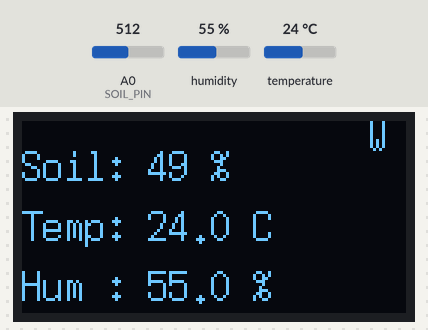
The sketch below on a simulated Arduino Uno R4 WiFi. On the bench: 128×64 one-colour display. The inputs (shaded band) are chosen by the test bench; at power-on: humidity 55 %, A0 (SOIL_PIN) = 512, temperature 24 °C. WiFi joins after 1.5 s; servers stay silent unless stated; uploads are accepted with an empty reply; what the sketch prints to the serial monitor is not drawn.

Above: at 17.8 s.
17.9 s: humidity set to 22 %
At 22.8 s:
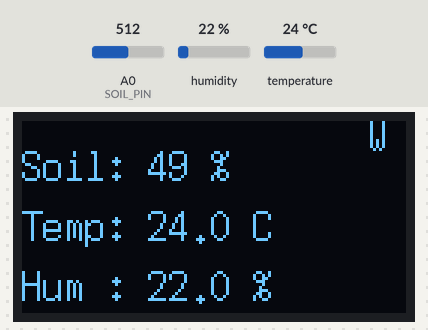
23.1 s: A0 (SOIL_PIN) set to 716
At 27.8 s:
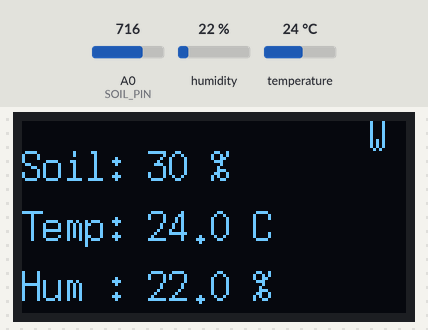
28.1 s: temperature set to 12 °C
At 32.8 s:
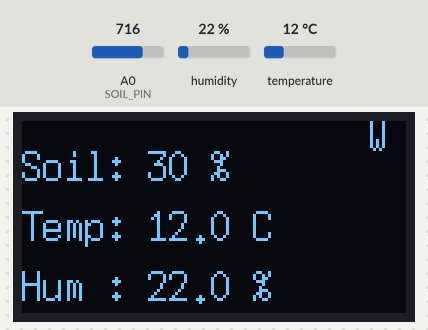
33.1 s: A0 (SOIL_PIN) set to 900
At 37.8 s:
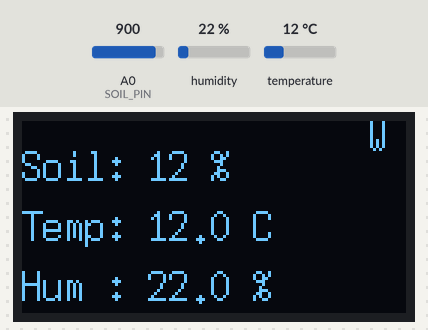
38.1 s: humidity set to 40 %
At 42.8 s:
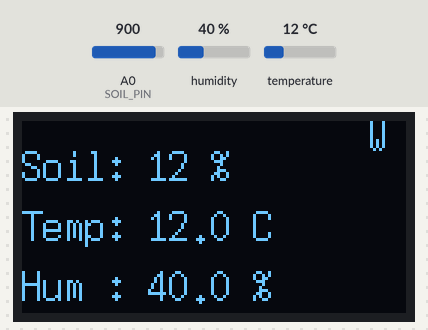
43.1 s: A0 (SOIL_PIN) set to 1023
At 47.8 s:
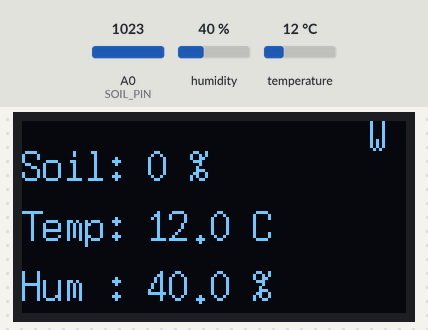
Timing chart, 0 to 49.1 s (numbered marks = the images above; inputs shaded):
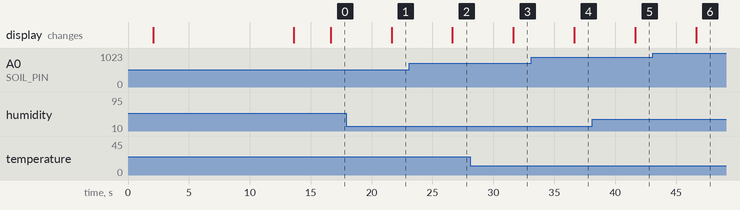

The sketch:

arduino_wifi_firmware.ino
```cpp
#include <Wire.h>
#include <U8g2lib.h>
#include <DHT.h>
#include <WiFiS3.h> // Arduino UNO R4 WiFi Library
#include <ArduinoHttpClient.h> // Library for HTTP requests

// ----- WiFi Credentials -----
const char* ssid = "Sneha";
const char* password = "12345678";

// ----- Server Details -----
const char* serverAddress = "10.120.223.241"; // Your Laptop IP
const int serverPort = 8000;

// ----- OLED (SH1106 I2C) -----
U8G2_SH1106_128X64_NONAME_F_HW_I2C oled(U8G2_R0, U8X8_PIN_NONE);

// ----- DHT22 Sensor -----
#define DHTPIN 2
#define DHTTYPE DHT22
DHT dht(DHTPIN, DHTTYPE);

// ----- Soil Moisture Sensor -----
#define SOIL_PIN A0

// ----- Timers -----
unsigned long lastReadTime = 0;
const unsigned long refreshInterval = 5000; // 5 seconds

// ----- Variables -----
int moisturePercent = 0;
float tempC = 0.0;
float humidity = 0.0;
int status = WL_IDLE_STATUS;

// Initialize WiFi Client
WiFiClient wifi;
HttpClient client = HttpClient(wifi, serverAddress, serverPort);

void setup() {
  Serial.begin(9600);
  dht.begin();
  pinMode(SOIL_PIN, INPUT);

  // Initialize OLED
  oled.begin();
  oled.setFont(u8g2_font_7x14_tf);
  oled.clearBuffer();
  oled.drawStr(15, 30, "SOIL MONITOR");
  oled.drawStr(25, 50, "Initializing...");
  oled.sendBuffer();
  delay(2000);

  // ----- WiFi Connection -----
  oled.clearBuffer();
  oled.drawStr(10, 30, "Connecting to:");
  oled.drawStr(10, 50, ssid);
  oled.sendBuffer();

  // Check for the WiFi module:
  if (WiFi.status() == WL_NO_MODULE) {
    Serial.println("Communication with WiFi module failed!");
    oled.clearBuffer();
    oled.drawStr(0, 30, "WiFi Module Error!");
    oled.sendBuffer();
    while (true);
  }

  // Attempt to connect to WiFi network:
  while (status != WL_CONNECTED) {
    Serial.print("Attempting to connect to SSID: ");
    Serial.println(ssid);

    status = WiFi.begin(ssid, password);

    // Wait 10 seconds for connection:
    delay(10000);
  }

  Serial.println("Connected to WiFi");
  printWifiStatus();

  // Show Connected Status on OLED
  oled.clearBuffer();
  oled.drawStr(10, 20, "WiFi Connected!");
  oled.drawStr(0, 40, "IP Address:");

  // Convert IP to string for OLED
  IPAddress ip = WiFi.localIP();
  char ipStr[20];
  sprintf(ipStr, "%d.%d.%d.%d", ip[0], ip[1], ip[2], ip[3]);
  oled.drawStr(0, 60, ipStr);
  oled.sendBuffer();

  delay(3000); // Show IP for 3 seconds
}

void loop() {
  if (millis() - lastReadTime >= refreshInterval) {
    lastReadTime = millis();

    // ----- Soil Moisture -----
    int soilValue = analogRead(SOIL_PIN);
    Serial.print("DEBUG: Raw Soil Value: ");
    Serial.println(soilValue);

    // Adjusted mapping (Dry=1023, Wet=0 to cover full range)
    moisturePercent = map(soilValue, 1023, 0, 0, 100);
    moisturePercent = constrain(moisturePercent, 0, 100);

    // ----- DHT22 -----
    tempC = dht.readTemperature();
    humidity = dht.readHumidity();

    if (isnan(tempC) || isnan(humidity)) {
      Serial.println("❌ DHT22 Error - Check wiring!");
      return;
    }

    // ----- Serial Output -----
    Serial.print("{\"Soil\":");
    Serial.print(moisturePercent);
    Serial.print(",\"Temp\":");
    Serial.print(tempC, 1);
    Serial.print(",\"Hum\":");
    Serial.print(humidity, 1);
    Serial.println("}");

    // ----- OLED Display -----
    oled.firstPage();
    do {
      // Show WiFi Status Icon (simple 'W' if connected)
      if (WiFi.status() == WL_CONNECTED) {
        oled.drawStr(115, 10, "W");
      } else {
        oled.drawStr(115, 10, "X");
      }

      char soilStr[25];
      sprintf(soilStr, "Soil: %d %%", moisturePercent);
      oled.drawStr(0, 20, soilStr);

      char tempStr[25];
      sprintf(tempStr, "Temp: %.1f C", tempC);
      oled.drawStr(0, 40, tempStr);

      char humStr[25];
      sprintf(humStr, "Hum : %.1f %%", humidity);
      oled.drawStr(0, 60, humStr);
    } while (oled.nextPage());

    // ----- Send Data to Backend -----
    sendDataToBackend(tempC, humidity, moisturePercent);
  }
}

void sendDataToBackend(float temperature, float humidity, int moisture) {
  Serial.println("Sending data to backend...");

  String contentType = "application/json";
  String postData = "{\"temperature\": " + String(temperature) +
                    ", \"humidity\": " + String(humidity) +
                    ", \"moisture\": " + String(moisture) +
                    ", \"device_id\": \"ArduinoUNO\"}";

  client.post("/api/sensor/uno-data", contentType, postData);

  // Read the status code and body of the response
  int statusCode = client.responseStatusCode();
  String response = client.responseBody();

  Serial.print("Status code: ");
  Serial.println(statusCode);
  Serial.print("Response: ");
  Serial.println(response);

  if (statusCode == 200) {
    Serial.println("✅ Data sent successfully!");
  } else {
    Serial.println("❌ Failed to send data.");
  }
}

void printWifiStatus() {
  // print the SSID of the network you're attached to:
  Serial.print("SSID: ");
  Serial.println(WiFi.SSID());

  // print your board's IP address:
  IPAddress ip = WiFi.localIP();
  Serial.print("IP Address: ");
  Serial.println(ip);

  // print the received signal strength:
  long rssi = WiFi.RSSI();
  Serial.print("signal strength (RSSI):");
  Serial.print(rssi);
  Serial.println(" dBm");
}
```

Measured:
- after the input at 17.9 s, the display: changes after 3.7 s (image 1)
- after the input at 23.1 s, the display: changes after 3.5 s (image 2)
- after the input at 28.1 s, the display: changes after 3.5 s (image 3)
- after the input at 33.1 s, the display: changes after 3.5 s (image 4)
- after the input at 38.1 s, the display: changes after 3.5 s (image 5)
- after the input at 43.1 s, the display: changes after 3.5 s (image 6)
